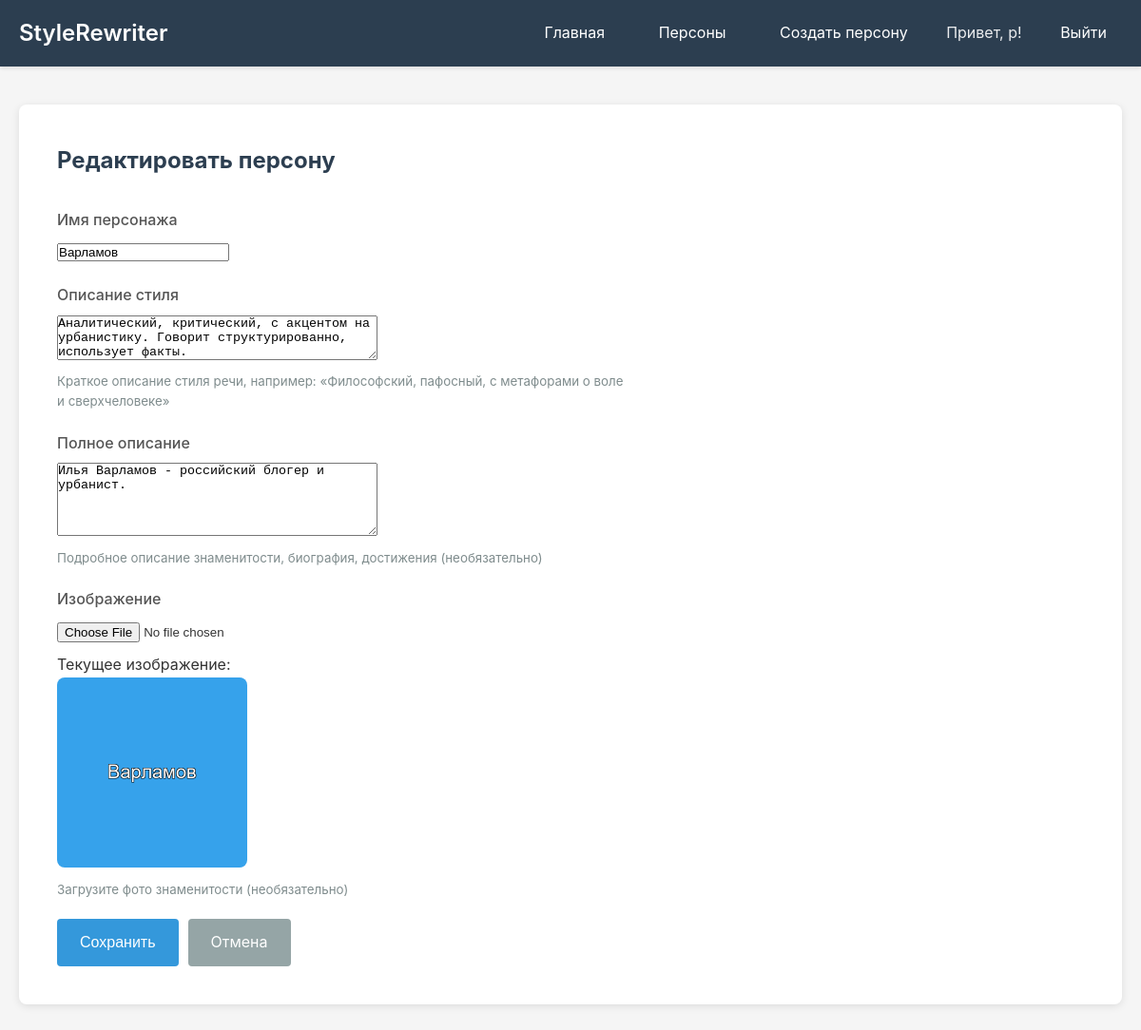
The page /personas/119/edit/ (signed in) on the database its author committed.
### style_rewriter/models.py (models this page shows, shortened)
class Persona(models.Model):
    user = models.ForeignKey(
        User,
        on_delete=models.CASCADE,
        null=True,
        blank=True,
        verbose_name="Создатель",
        help_text="Пользователь, создавший персону (null для системных персон)"
    )
    name = models.CharField(max_length=200, verbose_name="Имя персонажа")
    style_description = models.TextField(
        verbose_name="Описание стиля",
        help_text="Краткое описание стиля, например: «Философский, пафосный, с метафорами о воле и сверхчеловеке»"
    )
    description = models.TextField(
        blank=True,
        null=True,
        verbose_name="Полное описание",
        help_text="Подробное описание знаменитости, биография, достижения"
    )
    image = models.ImageField(
        upload_to='personas/',
        blank=True,
        null=True,
        verbose_name="Изображение",
        help_text="Фото знаменитости"
    )
    created_at = models.DateTimeField(auto_now_add=True, verbose_name="Создано")
    updated_at = models.DateTimeField(auto_now=True, verbose_name="Обновлено")
    class Meta:
        verbose_name = "Персона"
        verbose_name_plural = "Персоны"
        ordering = ['-created_at']

### style_rewriter/views.py (the view)
# urls.py: path('personas/<int:pk>/edit/', views.persona_edit, name='persona_edit'),
@login_required
def persona_edit(request, pk):
    persona = get_object_or_404(Persona, pk=pk)
    if persona.user != request.user and not request.user.is_superuser:
        messages.error(request, 'У вас нет прав для редактирования этой персоны.')
        return redirect('persona_detail', pk=pk)
    if request.method == 'POST':
        form = PersonaForm(request.POST, request.FILES, instance=persona)
        if form.is_valid():
            form.save()
            messages.success(request, f'Персона "{persona.name}" успешно обновлена!')
            return redirect('persona_detail', pk=persona.pk)
    else:
        form = PersonaForm(instance=persona)
    return render(request, 'style_rewriter/persona_form.html', {'form': form, 'persona': persona, 'title': 'Редактировать персону'})

### style_rewriter/forms.py
class PersonaForm(forms.ModelForm):
    class Meta:
        model = Persona
        fields = ['name', 'style_description', 'description', 'image']
        widgets = {
            'name': forms.TextInput(attrs={
                'class': 'form-control',
                'placeholder': 'Например: Альберт Эйнштейн'
            }),
            'style_description': forms.Textarea(attrs={
                'class': 'form-control',
                'rows': 3,
                'placeholder': 'Краткое описание стиля речи...'
            }),
            'description': forms.Textarea(attrs={
                'class': 'form-control',
                'rows': 5,
                'placeholder': 'Подробное описание знаменитости, биография...'
            }),
            'image': forms.FileInput(attrs={
                'class': 'form-control',
                'accept': 'image/*'
            }),
        }
        labels = {
            'name': 'Имя персонажа',
            'style_description': 'Описание стиля',
            'description': 'Полное описание',
            'image': 'Изображение',
        }

### style_rewriter/templates/style_rewriter/persona_form.html (shortened to what this page needs)
{% extends 'base.html' %}
{% block content %}
<div class="content">
    <h2 style="margin-bottom: 30px; color: #2c3e50;">{{ title }}</h2>
    <form method="post" enctype="multipart/form-data" style="max-width: 600px;">
        <div class="form-group">
            <label for="{{ form.name.id_for_label }}">{{ form.name.label }}</label>
            {{ form.name }}
        </div>
        <div class="form-group">
            <label for="{{ form.style_description.id_for_label }}">{{ form.style_description.label }}</label>
            {{ form.style_description }}
            <small style="color: #7f8c8d; display: block; margin-top: 5px;">
                Краткое описание стиля речи, например: «Философский, пафосный, с метафорами о воле и сверхчеловеке»
            </small>
        </div>
        <div class="form-group">
            <label for="{{ form.description.id_for_label }}">{{ form.description.label }}</label>
            {{ form.description }}
            <small style="color: #7f8c8d; display: block; margin-top: 5px;">
                Подробное описание знаменитости, биография, достижения (необязательно)
            </small>
        </div>
        <div class="form-group">
            <label for="{{ form.image.id_for_label }}">{{ form.image.label }}</label>
            {{ form.image }}
            {% if persona and persona.image %}
                <div style="margin-top: 10px;">
                    <p>Текущее изображение:</p>
                    <img src="{{ persona.image.url }}" alt="{{ persona.name }}" style="max-width: 200px; border-radius: 8px;">
                </div>
            {% endif %}
            <small style="color: #7f8c8d; display: block; margin-top: 5px;">
                Загрузите фото знаменитости (необязательно)
            </small>
        </div>
        <div style="display: flex; gap: 10px; margin-top: 20px;">
            <button type="submit" class="btn btn-primary">Сохранить</button>
            <a href="{% if persona %}{% url 'persona_detail' persona.pk %}{% else %}{% url 'personas_list' %}{% endif %}" class="btn" style="background-color: #95a5a6; color: white; text-decoration: none;">Отмена</a>
        </div>
    </form>
</div>
{% endblock %}

### style_rewriter/templates/base.html (shortened to what this page needs)
<!DOCTYPE html>
<html lang="ru">
<head>
</head>
<body>
    <header class="header">
        <div class="header-content">
            <h1>StyleRewriter</h1>
            <nav>
                <a href="{% url 'home' %}">Главная</a>
                <a href="{% url 'personas_list' %}">Персоны</a>
                {% if user.is_authenticated %}
                    <a href="{% url 'persona_create' %}">Создать персону</a>
                    <span>Привет, {{ user.username }}!</span>
                    <a href="{% url 'logout' %}">Выйти</a>
                {% else %}
                    <a href="{% url 'login' %}">Войти</a>
                    <a href="{% url 'register' %}">Регистрация</a>
                {% endif %}
            </nav>
        </div>
    </header>
    <main class="container">
        {% block content %}{% endblock %}
    </main>
</body>
</html>

### style_rewriter/templates/base.html (style rules this page uses)
* { margin: 0; padding: 0; box-sizing: border-box; }
body { font-family: -apple-system, BlinkMacSystemFont, 'Segoe UI', Roboto, Oxygen, Ubuntu, Cantarell, sans-serif; line-height: 1.6; color: #333; background-color: #f5f5f5; }
.header { background-color: #2c3e50; color: white; padding: 1rem 0; box-shadow: 0 2px 4px rgba(0,0,0,0.1); }
.header-content { max-width: 1200px; margin: 0 auto; padding: 0 20px; display: flex; justify-content: space-between; align-items: center; }
.header h1 { font-size: 1.5rem; font-weight: 600; }
.header nav a { color: white; text-decoration: none; margin-left: 20px; padding: 8px 16px; border-radius: 4px; transition: background-color 0.3s; }
.header nav span { margin-left: 20px; padding: 8px 0; color: rgba(255, 255, 255, 0.9); }
.container { max-width: 1200px; margin: 0 auto; padding: 40px 20px; }
.content { background-color: white; padding: 40px; border-radius: 8px; box-shadow: 0 2px 8px rgba(0,0,0,0.1); }
.form-group { margin-bottom: 20px; }
.form-group label { display: block; margin-bottom: 8px; font-weight: 500; color: #555; }
.btn { background-color: #3498db; color: white; padding: 12px 24px; border: none; border-radius: 4px; font-size: 16px; cursor: pointer; transition: background-color 0.3s; }
.btn-primary { background-color: #3498db; }

### rows shown on the page
Persona: name "Варламов", style_description "Аналитический, критический, с акцентом на урбанистику. Говорит структурированно, использует факты.", description "Илья Варламов - российский блогер и урбанист.", image (picture)

### other values the page prints
{{ user.username }} "p"
{{ title }} "Редактировать персону"
